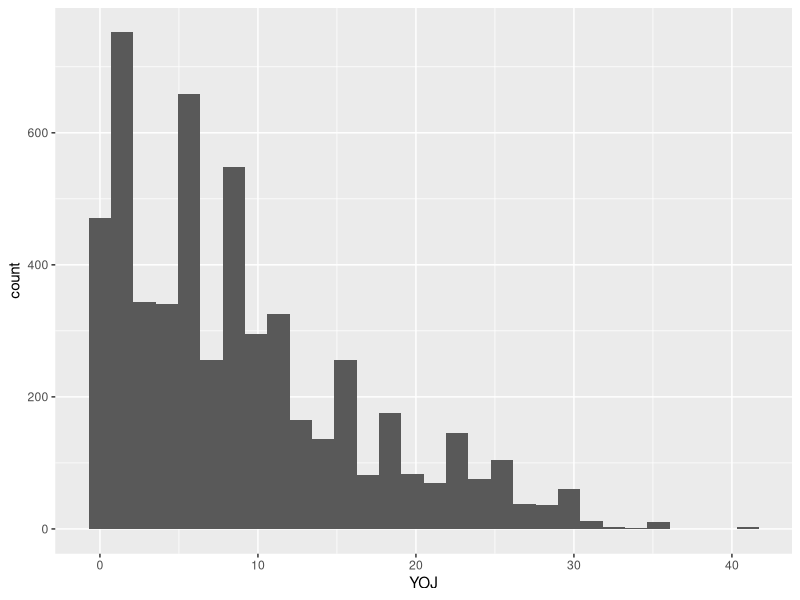
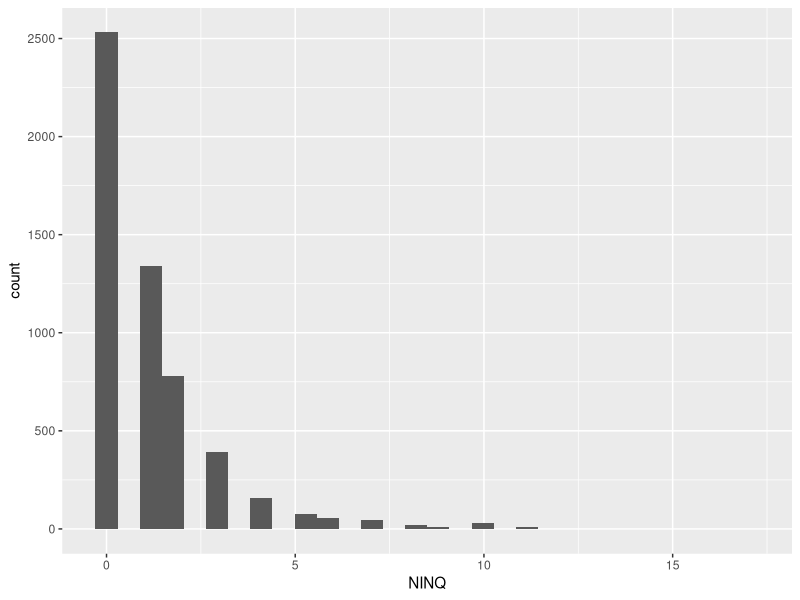
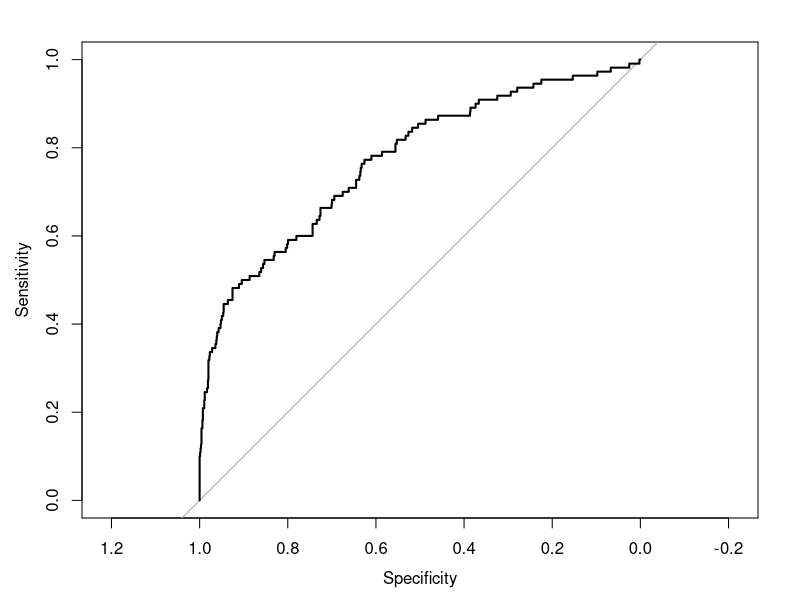

Generate these figures, in order, with R:
#install.packages('caret')
#install.packages('car')
#install.packages('e1071', dependencies=TRUE)
#install.packages('pROC')
#install.packages('dplyr')
#install.packages('Hmisc')

library(caret)
library(car)
library(pROC)
library(dplyr)
library(Hmisc)


getwd()

setwd("C:\\Users\\P2190101\\Desktop\\NK Personal\\NK Study\\UNCC\\6211 - Advanced BI\\Dataset")

getwd()

df <- read.csv('HEMQ.csv',na.strings = c('NA',''))

summary(df)
str(df)

df$BAD <- factor(df$BAD)

str(df)

vif(glm(formula = BAD~.,family=binomial(link='logit'),data=df))

df$VALUE <-with(df,impute(VALUE,mean))
df$REASON <-with(df,impute(REASON,max))
df$JOB <- with(df,impute(JOB,max))
df$CLAGE <-with(df,impute(CLAGE,mean))
df$CLNO <-with(df,impute(CLNO,mean))

pl <-ggplot(df,aes(x=YOJ))+geom_histogram()
df$YOJ <- log10(df$YOJ+1)

pl

pl <- ggplot(df,aes(x=NINQ))+geom_histogram()
pl

combine.NINQ <- function(x){
  if(is.na(x)){
    return(NA)
  }else if (x>0){
    return('High')
  }else{
    return('Low')
  }
}

df$NINQ <-sapply(df$NINQ,combine.NINQ)

table(df$NINQ)

summary(df)

set.seed(101)

trainIndex <- createDataPartition(df$BAD,
                                  p=0.7,
                                  list=FALSE,
                                  times = 1)

df.train<-df[trainIndex,]
df.valid <- df[-trainIndex,]


baseline.model <- train(BAD~.,
                        data=df.train,
                        method='glm',
                        family='binomial',
                        na.action=na.pass)

summary(baseline.model)

prediction <- predict(baseline.model,
                      newdata=df.valid)

df.valid.nonmissing <- na.omit(df.valid)

confusionMatrix(prediction,df.valid.nonmissing$BAD)

pred.probabilities <- predict(baseline.model,
                              newdata=df.valid,
                              type='prob')

regression.ROC <- roc(predictor=pred.probabilities$'1',
                      response = df.valid.nonmissing$BAD,
                      levels=levels(df.valid.nonmissing$BAD))

plot(regression.ROC)

regression.ROC$auc
